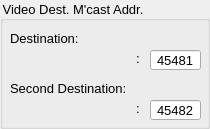
            <widget class="QGroupBox" name="groupBox_Dest_Video">
             <property name="styleSheet">
              <string notr="true">font-family: Arial; font-size: 13px</string>
             </property>
             <property name="title">
              <string>Video Dest. M'cast Addr.</string>
             </property>
             <widget class="QLabel" name="label_Media_Video_First_Dest">
              <property name="geometry">
               <rect>
                <x>10</x>
                <y>30</y>
                <width>151</width>
                <height>16</height>
               </rect>
              </property>
              <property name="styleSheet">
               <string notr="true">font-family: Arial; font-size: 13px</string>
              </property>
              <property name="text">
               <string>Destination:</string>
              </property>
             </widget>
             <widget class="QLabel" name="label_Media_Video_First_Colon">
              <property name="geometry">
               <rect>
                <x>130</x>
                <y>50</y>
                <width>16</width>
                <height>16</height>
               </rect>
              </property>
              <property name="styleSheet">
               <string notr="true">font-family: Arial; font-size: 13px</string>
              </property>
              <property name="text">
               <string>:</string>
              </property>
              <property name="alignment">
               <set>Qt::AlignCenter</set>
              </property>
             </widget>
             <widget class="QLineEdit" name="lineEdit_Media_Video_First_Dest_Mcast_Port">
              <property name="geometry">
               <rect>
                <x>150</x>
                <y>50</y>
                <width>51</width>
                <height>20</height>
               </rect>
              </property>
              <property name="acceptDrops">
               <bool>false</bool>
              </property>
              <property name="styleSheet">
               <string notr="true">font-family: Arial; font-size: 13px</string>
              </property>
              <property name="inputMask">
               <string/>
              </property>
              <property name="text">
               <string>45481</string>
              </property>
              <property name="maxLength">
               <number>5</number>
              </property>
              <property name="alignment">
               <set>Qt::AlignCenter</set>
              </property>
             </widget>
             <widget class="QLabel" name="label_Media_Video_Second_Colon">
              <property name="geometry">
               <rect>
                <x>130</x>
                <y>100</y>
                <width>16</width>
                <height>16</height>
               </rect>
              </property>
              <property name="styleSheet">
               <string notr="true">font-family: Arial; font-size: 13px</string>
              </property>
              <property name="text">
               <string>:</string>
              </property>
              <property name="alignment">
               <set>Qt::AlignCenter</set>
              </property>
             </widget>
             <widget class="QLineEdit" name="lineEdit_Media_Video_Second_Dest_Mcast_Port">
              <property name="enabled">
               <bool>true</bool>
              </property>
              <property name="geometry">
               <rect>
                <x>150</x>
                <y>100</y>
                <width>51</width>
                <height>20</height>
               </rect>
              </property>
              <property name="acceptDrops">
               <bool>false</bool>
              </property>
              <property name="styleSheet">
               <string notr="true">font-family: Arial; font-size: 13px</string>
              </property>
              <property name="inputMask">
               <string/>
              </property>
              <property name="text">
               <string>45482</string>
              </property>
              <property name="maxLength">
               <number>5</number>
              </property>
              <property name="alignment">
               <set>Qt::AlignCenter</set>
              </property>
             </widget>
             <widget class="QLabel" name="label_Media_Video_Second_Dest">
              <property name="enabled">
               <bool>true</bool>
              </property>
              <property name="geometry">
               <rect>
                <x>10</x>
                <y>80</y>
                <width>151</width>
                <height>16</height>
               </rect>
              </property>
              <property name="styleSheet">
               <string notr="true">font-family: Arial; font-size: 13px</string>
              </property>
              <property name="text">
               <string>Second Destination:</string>
              </property>
             </widget>
            </widget>
